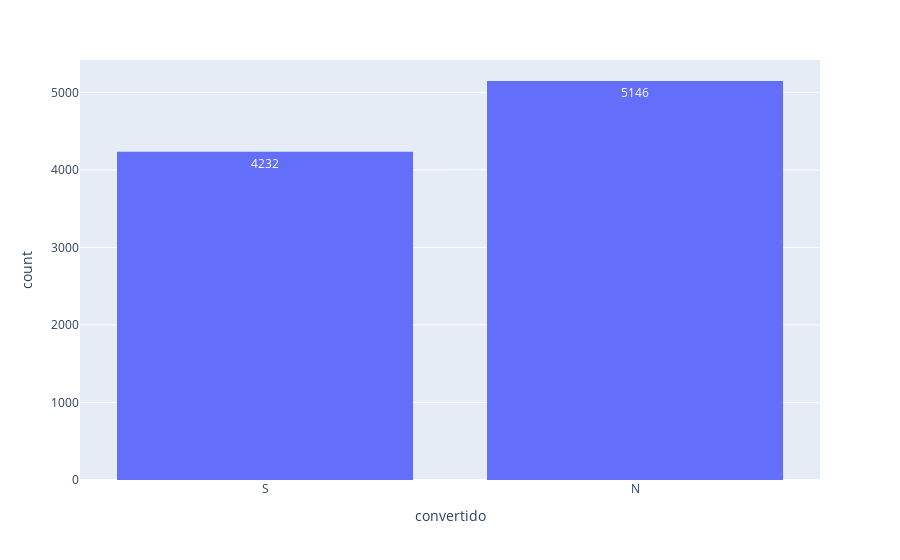

The code cell stored with this chart in its notebook:
### Code cell
px.histogram(dados, x = 'convertido', text_auto = True)

### Figure 1 — Plotly figure (JSON) as saved in the notebook; plotly's stock layout.template omitted (floating-point values rounded to 4 significant figures; data arrays with more than 128 entries replaced by an {"elided": "..."} marker saying what was removed)
{"data": [{"alignmentgroup": "True", "bingroup": "x", "hovertemplate": "convertido=%{x}<br>count=%{y}<extra></extra>", "legendgroup": "", "marker": {"color": "#636efa", "pattern": {"shape": ""}}, "name": "", "offsetgroup": "", "orientation": "v", "showlegend": false, "texttemplate": "%{value}", "type": "histogram", "x": {"elided": "9378 str values"}, "xaxis": "x", "yaxis": "y"}], "layout": {"barmode": "relative", "legend": {"tracegroupgap": 0}, "margin": {"t": 60}, "xaxis": {"anchor": "y", "domain": [0, 1], "title": {"text": "convertido"}}, "yaxis": {"anchor": "x", "domain": [0, 1], "title": {"text": "count"}}}}
